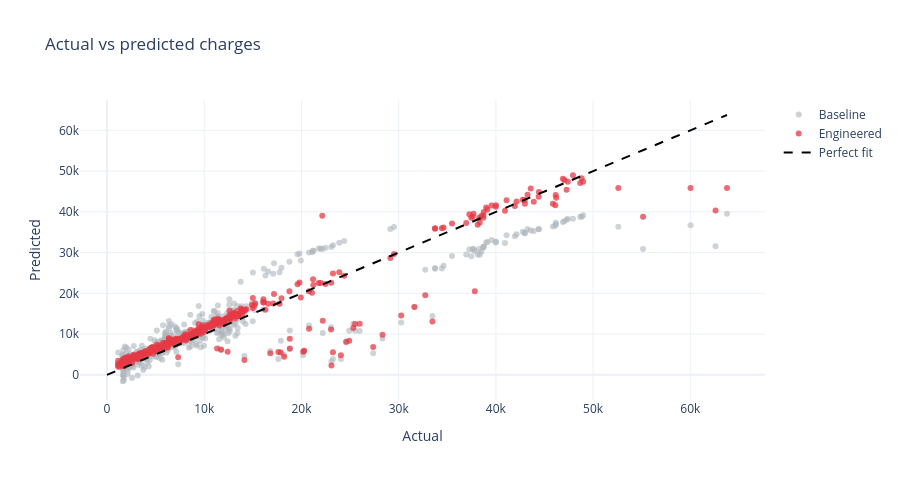

Source (notebook cell):
### Markdown cell above
Test R² improves from **0.772 to 0.875** and MAE drops from ~ 4,182 to **~2,515**, about 40% smaller errors.

### Code cell
lim = [0, max(y_test.max(), y_pred_fe.max())]
fig = go.Figure()
fig.add_trace(go.Scatter(x=y_test, y=y_pred, mode="markers", name="Baseline", marker=dict(color="#adb5bd", opacity=0.6)))
fig.add_trace(go.Scatter(x=y_test, y=y_pred_fe, mode="markers", name="Engineered", marker=dict(color=HIGHLIGHT, opacity=0.75)))
fig.add_trace(go.Scatter(x=lim, y=lim, mode="lines", name="Perfect fit", line=dict(color="black", dash="dash")))
fig.update_layout(title="Actual vs predicted charges", xaxis_title="Actual", yaxis_title="Predicted", height=480)
fig.show()

### Figure 1 — Plotly figure (JSON) as saved in the notebook; plotly's stock layout.template omitted (floating-point values rounded to 4 significant figures; data arrays with more than 128 entries replaced by an {"elided": "..."} marker saying what was removed)
{"data": [{"marker": {"color": "#adb5bd", "opacity": 0.6}, "mode": "markers", "name": "Baseline", "type": "scatter", "x": {"elided": "402 float values"}, "y": {"elided": "402 float values"}}, {"marker": {"color": "#e63946", "opacity": 0.75}, "mode": "markers", "name": "Engineered", "type": "scatter", "x": {"elided": "402 float values"}, "y": {"elided": "402 float values"}}, {"line": {"color": "black", "dash": "dash"}, "mode": "lines", "name": "Perfect fit", "type": "scatter", "x": [0, 63770.0], "y": [0, 63770.0]}], "layout": {"height": 480, "title": {"text": "Actual vs predicted charges"}, "xaxis": {"title": {"text": "Actual"}}, "yaxis": {"title": {"text": "Predicted"}}}}
